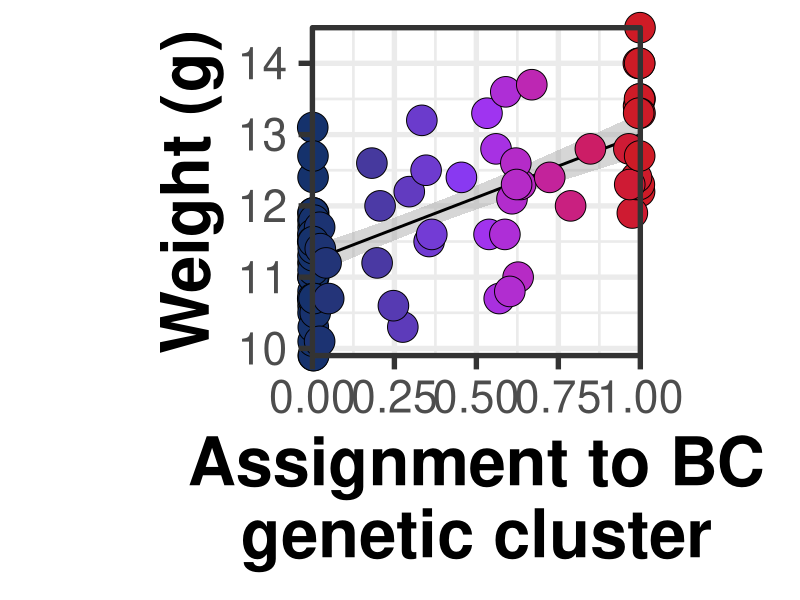
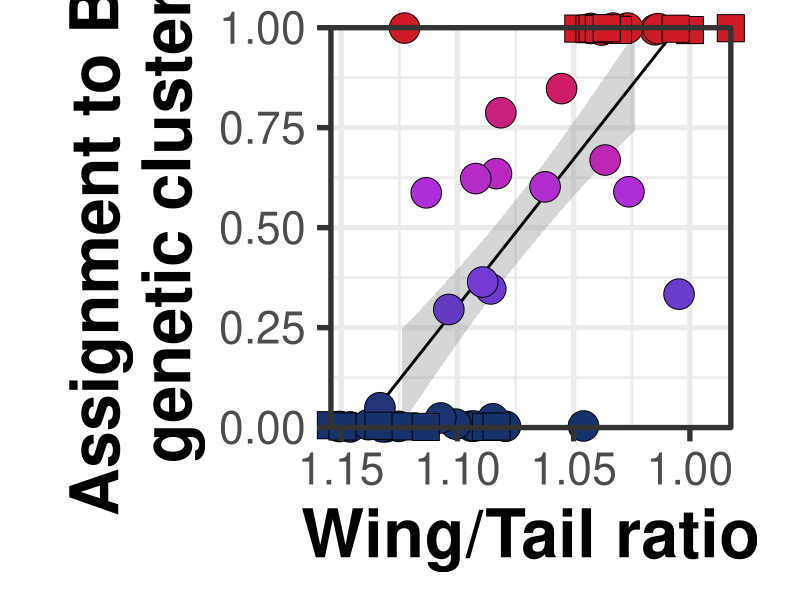
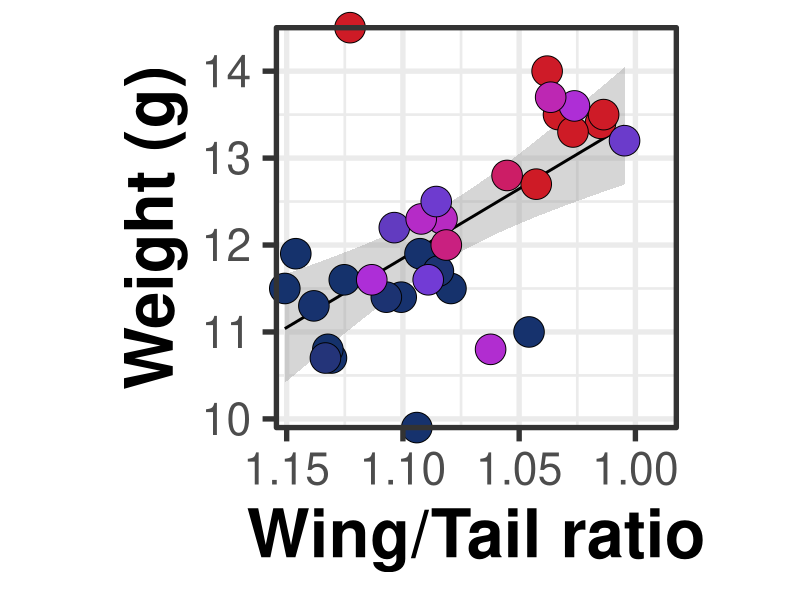

These figures' R source, in order:
# This code corresponds to Fig S12 in Alexander et al.
# It creates Fig. S2 (plotting and calculating correlations of average 
# assignment to black-capped chickadee genetic cluster, weight (g) and 
# wing/tail ratio) in the main manuscript of Alexander et al.

# 1. Loading required library
library(tidyverse)

# 2. Setwd
setwd("chickadee/output/")

# 3. Reading in data (tab delimited), dropping last blank row
temp <- read_tsv("../data/S2.txt")
temp <- temp[1:165,]

# 4. Plot and rsq for Weight vs cluster assignment. Saved plot as 1000 pixels in width.
# FigS4_weight_cluster.png in output folder
ggplot(temp,aes(y=Weight,x=BC_genetic_cluster_assignment,fill=BC_genetic_cluster_assignment,shape=Sampling_period),color="black") + 
  geom_smooth(method = "lm",color="black") +
  geom_point(size=10) +  
  scale_x_continuous(limits=c(0,1),expand = c(0, 0),name = str_wrap("Assignment to BC genetic cluster",width=20)) + 
  scale_y_continuous(expand = c(0, 0),name=str_wrap("Weight (g)", width=20))  + 
  scale_fill_gradientn(colors=c("#15326C","#9437FF","#CE1B26")) + 
  scale_shape_manual(values = c(21,22,23,24)) +
  theme_bw(base_size = 40) +
  theme(aspect.ratio = 1) +
  theme(legend.position = "none") +
  coord_cartesian(clip = 'off') + 
  theme(axis.title=element_text(size=48,face="bold"))

temptemp <- temp %>% 
  filter(!is.na(Weight)) %>% filter(!is.na(BC_genetic_cluster_assignment)) %>% 
  select(Weight,BC_genetic_cluster_assignment) 

cor(temptemp[,1],temptemp[,2])^2

# 5. Plot and rsq for Wing/Tail ratio vs cluster assignment. Saved plot as 1000 pixels in width.
# FigS4_cluster_wingtailratio.png in output folder
tempwingtail <- temp %>% 
  mutate(Tail=as.numeric(Tail)) %>% 
  filter(!is.na(Wing)) %>% 
  filter(!is.na(Tail)) %>%  
  filter(!is.na(BC_genetic_cluster_assignment)) %>% 
  mutate(Wing_Tail_Ratio=(Wing/Tail))
    
ggplot(tempwingtail,aes(x=Wing_Tail_Ratio,y=BC_genetic_cluster_assignment,fill=BC_genetic_cluster_assignment),color="black") + 
      geom_smooth(method = "lm",color="black") +
      geom_point(tempwingtail,size=10,mapping=aes(shape=Sampling_period)) +  
      scale_x_reverse(expand = c(0, 0),name = str_wrap("Wing/Tail ratio",width=20)) + 
      scale_y_continuous(limits=c(0,1),expand = c(0, 0),name=str_wrap("Assignment to BC genetic cluster", width=20))  + 
      scale_fill_gradientn(colors=c("#15326C","#9437FF","#CE1B26")) + 
      scale_shape_manual(values = c(21,22,23,24)) +
      theme_bw(base_size = 40) +
      theme(aspect.ratio = 1) +
      theme(legend.position = "none") +
      coord_cartesian(clip = 'off') + 
      theme(axis.title=element_text(size=48,face="bold"))

cor(tempwingtail$Wing_Tail_Ratio,tempwingtail$BC_genetic_cluster_assignment)^2    

# 6. Plot and rsq for Wing/Tail ratio vs Weight. Saved plot as 1000 pixels in width.
# FigS4_weight_wingtailratio.png in output folder
ggplot(tempwingtail,aes(x=Wing_Tail_Ratio,y=Weight,fill=BC_genetic_cluster_assignment),color="black") + 
  geom_smooth(method = "lm",color="black") +
  geom_point(tempwingtail,size=10,mapping=aes(shape=Sampling_period)) +  
  scale_x_reverse(expand = c(0, 0),name = str_wrap("Wing/Tail ratio",width=20)) + 
  scale_y_continuous(expand = c(0, 0),name=str_wrap("Weight (g)", width=20))  + 
  scale_fill_gradientn(colors=c("#15326C","#9437FF","#CE1B26")) + 
  scale_shape_manual(values = c(21,22,23,24)) +
  theme_bw(base_size = 40) +
  theme(aspect.ratio = 1) +
  theme(legend.position = "none") +
  coord_cartesian(clip = 'off') + 
  theme(axis.title=element_text(size=48,face="bold"))

tempwingtail <- tempwingtail %>% 
  filter(!is.na(Weight))

cor(tempwingtail$Wing_Tail_Ratio,tempwingtail$Weight)^2  

# Manually arranged these plots in ppt/illustrator along with rsq

sessionInfo()
#R version 3.5.1 (2018-07-02)
#Platform: x86_64-apple-darwin15.6.0 (64-bit)
#Running under: macOS Sierra 10.12.6
#
#Matrix products: default
#BLAS: /System/Library/Frameworks/Accelerate.framework/Versions/A/Frameworks/vecLib.framework/Versions/A/libBLAS.dylib
#LAPACK: /Library/Frameworks/R.framework/Versions/3.5/Resources/lib/libRlapack.dylib
#
#locale:
#  [1] en_NZ.UTF-8/en_NZ.UTF-8/en_NZ.UTF-8/C/en_NZ.UTF-8/en_NZ.UTF-8
#
#attached base packages:
#  [1] stats     graphics  grDevices utils     datasets  methods   base     
#
#other attached packages:
#  [1] bindrcpp_0.2.2     forcats_0.3.0      stringr_1.3.1      dplyr_0.7.8        purrr_0.3.0        readr_1.3.1       
#[7] tidyr_0.8.2        tibble_2.0.1       ggplot2_3.1.0.9000 tidyverse_1.2.1   
#
#loaded via a namespace (and not attached):
#  [1] Rcpp_1.0.1       cellranger_1.1.0 pillar_1.3.1     compiler_3.5.1   bindr_0.1.1      tools_3.5.1      jsonlite_1#.6    
#[8] lubridate_1.7.4  nlme_3.1-137     gtable_0.2.0     lattice_0.20-38  pkgconfig_2.0.2  rlang_0.3.1      cli_1.0.1       
#[15] rstudioapi_0.9.0 yaml_2.2.0       haven_2.0.0      withr_2.1.2      xml2_1.2.0       httr_1.4.0       generics_0.0.2  
#[22] hms_0.4.2        grid_3.5.1       tidyselect_0.2.5 glue_1.3.0       R6_2.3.0         fansi_0.4.0      readxl_1.2.0    
#[29] modelr_0.1.2     magrittr_1.5     backports_1.1.3  scales_1.0.0     rvest_0.3.2      assertthat_0.2.0 colorspace_1.4-0
#[36] labeling_0.3     utf8_1.1.4       stringi_1.2.4    lazyeval_0.2.1   munsell_0.5.0    broom_0.5.1      crayon_1.3.4 
